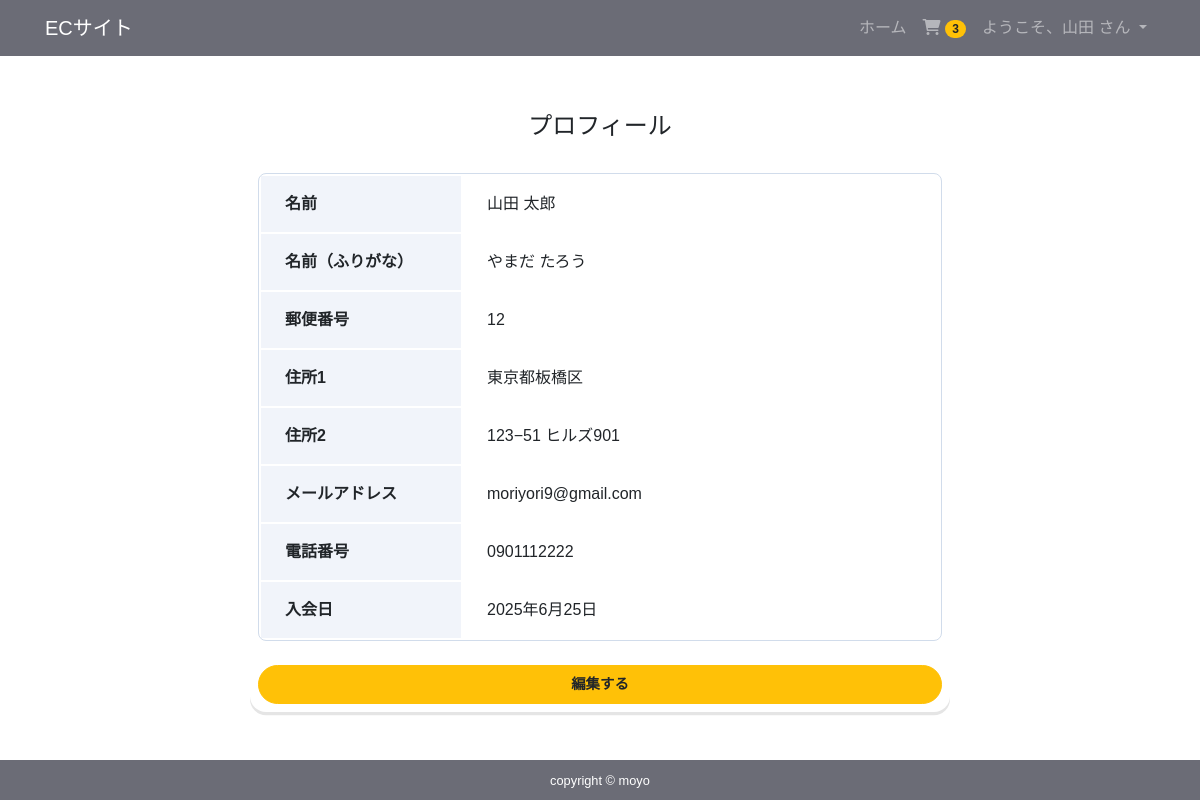
Page /accounts/profile/ (signed in) on the committed database.
### accounts/models.py (models this page shows, shortened)
class CustomUser(AbstractBaseUser, PermissionsMixin):
    email = models.EmailField('メールアドレス', unique=True)
    first_name = models.CharField('姓', max_length=30,blank=True)
    last_name = models.CharField('名', max_length=150,blank=True)
    first_name_kana = models.CharField('かな',max_length=30, blank=True)
    last_name_kana = models.CharField('かな',max_length=30, blank=True)
    postal_code = models.CharField('郵便番号',max_length=7, blank=True)
    address1 = models.CharField('住所1',max_length=255, blank=True)
    address2 = models.CharField('住所2',max_length=255, blank=True)
    tel = models.CharField('電話番号', max_length=30, blank=True)
    created = models.DateField('入会日', default=timezone.now)
    is_staff = models.BooleanField(
        'スタッフステータス',
        default=False,
        help_text='ユーザーが管理サイトにログインできるかどうかを指定します。',
    )
    is_active = models.BooleanField(
        'アクティブ',
        default=True,
        help_text=(
            'アカウントを削除する代わりに、非アクティブにするかどうかを指定します。'
        ),
    )
    objects = UserManager()
    EMAIL_FIELD = 'email'
    USERNAME_FIELD = 'email'
    REQUIRED_FIELDS = []
    class Meta:
        verbose_name = ('user')
        verbose_name_plural = ('users')

### app/models.py (models this page shows, shortened)
class Order(models.Model):
    user = models.ForeignKey(settings.AUTH_USER_MODEL, on_delete=models.CASCADE)
    items = models.ManyToManyField(OrderItem)
    start_date = models.DateTimeField(auto_now_add=True)
    ordered_date =models.DateTimeField()
    ordered = models.BooleanField(default=False)
    payment = models.ForeignKey('Payment', on_delete=models.SET_NULL, blank=True, null=True)

### accounts/views.py (the view)
# urls.py: path('profile/', views.ProfileView.as_view(), name='profile'),
class ProfileView(LoginRequiredMixin, View):
    def get(self, request, *args, **kwargs):
        user_data = CustomUser.objects.get(id=request.user.id)
        return render(request, 'accounts/profile.html', {
            'user_data': user_data,
        })

### app/templatetags/cart_tags.py (called while the page is built)
@register.filter
def itemCount(user):
    if user.is_authenticated:
        order = Order.objects.filter(user=user, ordered=False)
        if order.exists():
            return order[0].items.count()
    return 0

### accounts/templates/accounts/profile.html
{% extends 'app/base.html' %}
{% block content %}
<div class="card card-profile my-5 mx-auto">
    <div class="card-body w-100">
        <h5 class="card-title text-center">プロフィール</h5>
            <table class="profile_table mb-4">
                <tbody>
                    <tr>
                        <th class="header">名前</th>
                        <td class="data">{{user_data.first_name}} {{user_data.last_name}}</td>
                    </tr>
                    <tr>
                        <th class="header">名前（ふりがな）</th>
                        <td class="data">{{ user_data.first_name_kana }} {{ user_data.last_name_kana }}</td>
                    </tr>
                    <tr>
                        <th class="header">郵便番号</th>
                        <td class="data">{{ user_data.postal_code }}</td>
                    </tr>
                    <tr>
                        <th class="header">住所1</th>
                        <td class="data">{{ user_data.address1 }}</td>
                    </tr>
                    <tr>
                        <th class="header">住所2</th>
                        <td class="data">{{ user_data.address2 }}</td>
                    </tr>
                    <tr>
                        <th class="header">メールアドレス</th>
                        <td class="data">{{user_data.email}}</td>
                    </tr>
                    <tr>
                        <th class="header">電話番号</th>
                        <td class="data">{{user_data.tel}}</td>
                    </tr>
                    <tr>
                        <th class="header">入会日</th>
                        <td class="data">{{user_data.created}}</td>
                    </tr>
                </tbody>
            </table>
            <div class="button mx-auto">
                <a href="{% url 'accounts:profile_edit' %}" class="btn btn-lg btn-warning btn-block">編集する</a>
            </div>
    </div>
</div>
{% endblock %}

### templates/app/base.html (shortened to what this page needs)
{% load cart_tags %}
{% load humanize %}
{% load static %}
<!DOCTYPE html>
<html lang="js">
<head>
     <link rel="stylesheet" href="https://stackpath.bootstrapcdn.com/bootstrap/4.3.1/css/bootstrap.min.css">
    <link rel="stylesheet" href="{% static 'css/style.css'%}">
    <link rel="stylesheet" href="https://cdnjs.cloudflare.com/ajax/libs/font-awesome/6.0.0-beta3/css/all.min.css">
</head>
<body>
  <nav class="navbar navbar-expand-lg navbar-dark bg-dark">
    <div class="container">
      <a href="{% url 'app:item_list' %}" class="navbar-brand">ECサイト</a>
      <div class="collapse navbar-collapse" id="navbarNav">
        <ul class="navbar-nav ml-auto">
          <li class="nav-item">
            <a href="{% url 'app:item_list' %}" class="nav-link">ホーム</a>
          </li>
          {% if user.is_authenticated %}
          <li class="nav-item">
            <a href="{% url 'app:order' %}" class="nav-link">
               <i class="fas fa-shopping-cart"></i>
              <span class="badge badge-pill badge-warning">
                {{ request.user|itemCount }}
              </span>
            </a>
          </li>
          <li class="nav-item dropdown">
            <a class="nav-link dropdown-toggle" href="#" id="userDropdown" role="button" data-toggle="dropdown"
              aria-haspopup="true" aria-expanded="false">
              ようこそ、{{ user.first_name|default:user.email }} さん
            </a>
          </li>
          {% endif %}
        </ul>
      </div>
    </div>
  </nav>
   <main>
    <div class="container">
        {% block content %}
        {% endblock %}
    </div>
   </main>
   <footer class="py-2 bg-dark text-center">
    <small class="m-0 text-center text-white fs-6">copyright &copy; moyo</small>
   </footer>
</body>
</html>

### app/static/css/style.css (style rules this page uses)
* { margin: 0; padding: 0; box-sizing: border-box; }
.bg-dark { background-color:#6b6c76!important ; }
html { overflow-y: scroll; }
body { background: white; display: flex; flex-flow: column; min-height: 100vh; font-family: 'Hiragino Kaku Gothic ProN','Hiragino Sans',Meiryo,sans-serif; }
main { flex: 1; }
.card { align-items: start!important; border: none !important; }
.card-profile { width: 700px; border: 0; border-radius: 1rem; box-shadow: 0 0.2rem 0 rgba(0,0,0,0.1); }
.btn { font-size: 90%; border-radius: 5rem; font-weight: bold; }
.profile_table { width: 100%; border: 1px solid #D1DCEB; border-radius: 8px; border-collapse: separate; overflow: hidden; }
.profile_table .header { width: 200px; padding: 16px 24px; text-align: left; background: #F1F4FA; }
.profile_table .data { padding: 16px 24px; }
.card-title { margin-bottom: 2rem; font-size: 1.5rem; }
.card-body { padding: .5rem; margin: auto; }

### rows in the picture
CustomUser: user|itemCount "3", first_name "山田", last_name "太郎", first_name_kana "やまだ", last_name_kana "たろう", postal_code "12", address1 "東京都板橋区", address2 "123−51 ヒルズ901", email "moriyori9@gmail.com", tel "0901112222", created "2025年6月25日"
